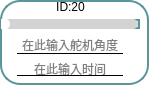
           <widget class="QFrame" name="frame_14">
            <property name="enabled">
             <bool>true</bool>
            </property>
            <property name="layoutDirection">
             <enum>Qt::LayoutDirection::RightToLeft</enum>
            </property>
            <property name="styleSheet">
             <string notr="true">* {
  background: white; /* 背景改为白色 */
  border: 2px solid #59969b; /* 使用与滑块一致的颜色 */
  border-radius: 20px;
}

</string>
            </property>
            <property name="frameShape">
             <enum>QFrame::Shape::StyledPanel</enum>
            </property>
            <property name="frameShadow">
             <enum>QFrame::Shadow::Raised</enum>
            </property>
            <widget class="QSlider" name="Slider_Servo20">
             <property name="geometry">
              <rect>
               <x>1</x>
               <y>19</y>
               <width>139</width>
               <height>10</height>
              </rect>
             </property>
             <property name="maximumSize">
              <size>
               <width>16777215</width>
               <height>10</height>
              </size>
             </property>
             <property name="layoutDirection">
              <enum>Qt::LayoutDirection::LeftToRight</enum>
             </property>
             <property name="styleSheet">
              <string notr="true">QSlider::groove:horizontal {
    border: none;
    height: 10px;
    background-color: lightgray;
    border-radius: 5px;
}

QSlider::handle:horizontal {
    width: 12px; /* 增大滑块的宽度 */
    margin: -1px 0px -1px -5px;
    border-radius: 6px; /* 也可以调整圆角半径以匹配滑块的大小 */
    background-color: white;
}

QSlider::sub-page:horizontal {
    background-color: qlineargradient(x1:0, y1:0, x2:1, y2:1, stop:0 #59969b, stop:1 #04e7fa);
    border-radius: 5px;
}
</string>
             </property>
             <property name="minimum">
              <number>0</number>
             </property>
             <property name="maximum">
              <number>240</number>
             </property>
             <property name="orientation">
              <enum>Qt::Orientation::Horizontal</enum>
             </property>
             <property name="invertedAppearance">
              <bool>false</bool>
             </property>
             <property name="tickPosition">
              <enum>QSlider::TickPosition::NoTicks</enum>
             </property>
             <property name="tickInterval">
              <number>1</number>
             </property>
            </widget>
            <widget class="QLabel" name="label_id20">
             <property name="geometry">
              <rect>
               <x>1</x>
               <y>2</y>
               <width>139</width>
               <height>10</height>
              </rect>
             </property>
             <property name="minimumSize">
              <size>
               <width>0</width>
               <height>10</height>
              </size>
             </property>
             <property name="maximumSize">
              <size>
               <width>16777215</width>
               <height>10</height>
              </size>
             </property>
             <property name="styleSheet">
              <string notr="true">QLabel{border: none; /* 去掉控件的边框 */}
QLabel{background: none; /* 去掉控件的边框 */}</string>
             </property>
             <property name="text">
              <string>ID:20</string>
             </property>
             <property name="alignment">
              <set>Qt::AlignmentFlag::AlignCenter</set>
             </property>
            </widget>
            <widget class="QLineEdit" name="lineEdit_servo20">
             <property name="enabled">
              <bool>true</bool>
             </property>
             <property name="geometry">
              <rect>
               <x>17</x>
               <y>36</y>
               <width>106</width>
               <height>18</height>
              </rect>
             </property>
             <property name="maximumSize">
              <size>
               <width>120</width>
               <height>16777215</height>
              </size>
             </property>
             <property name="layoutDirection">
              <enum>Qt::LayoutDirection::LeftToRight</enum>
             </property>
             <property name="styleSheet">
              <string notr="true">QLineEdit {
            border-top: none;
            border-left: none;
            border-right: none;
            border-bottom: 1px solid black;
            background-color: transparent;
        }
        
        QLineEdit:focus {
            border-bottom: 1px solid #2a70f4;
        }</string>
             </property>
             <property name="alignment">
              <set>Qt::AlignmentFlag::AlignCenter</set>
             </property>
             <property name="placeholderText">
              <string>在此输入舵机角度</string>
             </property>
            </widget>
            <widget class="QLineEdit" name="lineEdit_time20">
             <property name="geometry">
              <rect>
               <x>17</x>
               <y>61</y>
               <width>106</width>
               <height>15</height>
              </rect>
             </property>
             <property name="maximumSize">
              <size>
               <width>120</width>
               <height>15</height>
              </size>
             </property>
             <property name="styleSheet">
              <string notr="true">QLineEdit {
            border-top: none;
            border-left: none;
            border-right: none;
            border-bottom: 1px solid black;
            background-color: transparent;
        }
        
        QLineEdit:focus {
            border-bottom: 1px solid #2a70f4;
        }</string>
             </property>
             <property name="alignment">
              <set>Qt::AlignmentFlag::AlignCenter</set>
             </property>
             <property name="dragEnabled">
              <bool>false</bool>
             </property>
             <property name="placeholderText">
              <string>在此输入时间</string>
             </property>
            </widget>
           </widget>
